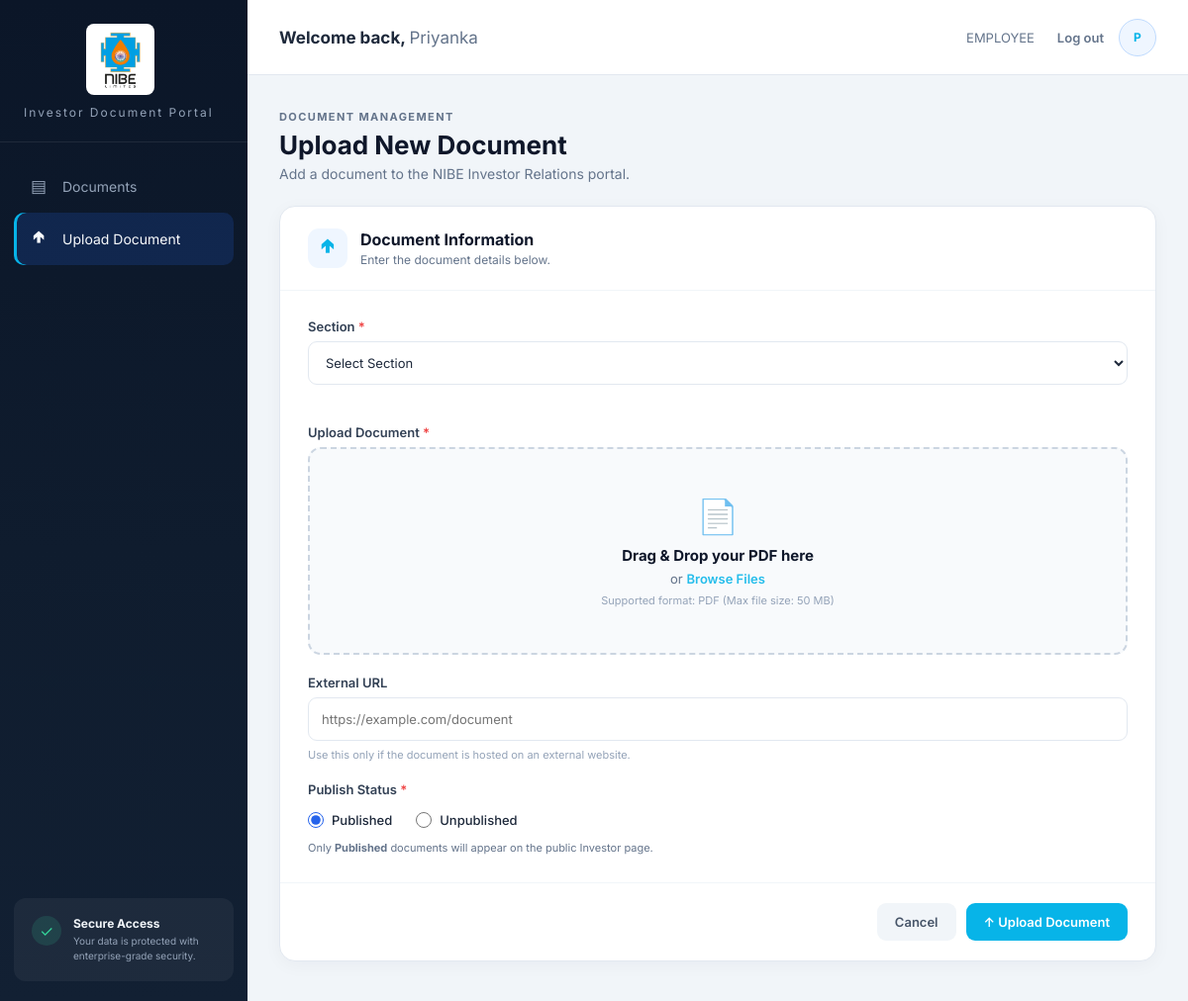
Before: /upload/ (signed in) with the older database file.
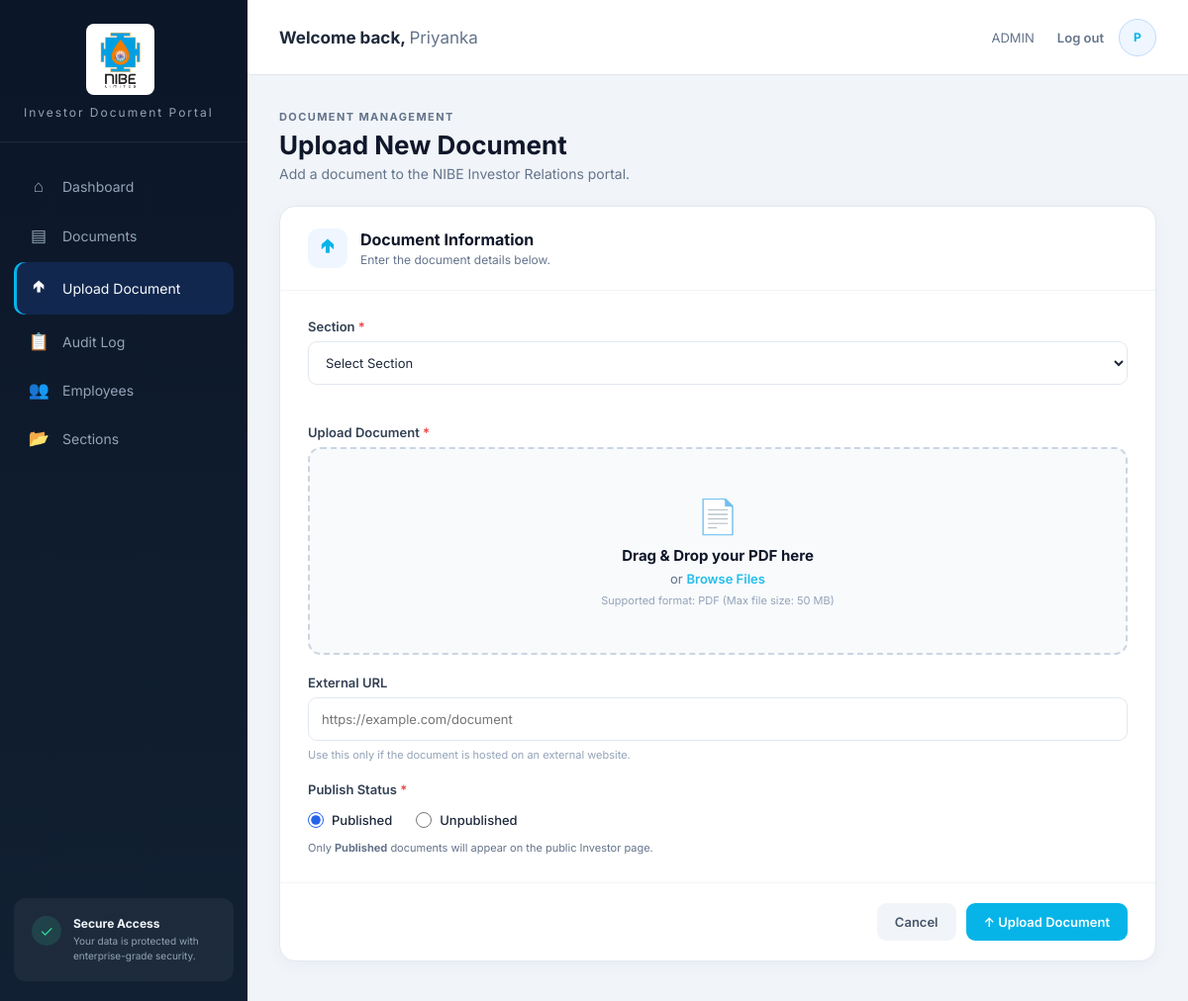
After: the same page with the newer database file.
### investors/models.py (models this page shows, shortened)
class Profile(models.Model):
    ROLE_CHOICES = (
        ('ADMIN', 'Admin'),         # Full power (manage employees + documents)
        ('EMPLOYEE', 'Employee'),   # Can upload / edit / delete documents
        ('CLIENT', 'Client'),       # Outside user (currently no dashboard access)
    )
    user = models.OneToOneField(
        User,
        on_delete=models.CASCADE,
        related_name='profile'
    )
    role = models.CharField(
        max_length=20,
        choices=ROLE_CHOICES,
        default='EMPLOYEE'          # New users are Employee by default
    )
    phone = models.CharField(max_length=15, blank=True, null=True)
    department = models.CharField(max_length=100, blank=True, null=True)
    created_at = models.DateTimeField(auto_now_add=True)

### investors/views.py (the view)
# urls.py: path("upload/", views.upload_view, name="upload"),
@login_required
def upload_view(request):
    context = get_dashboard_context(request, "upload")
    return render(request, "dashboard/upload.html", context)

### investors/views.py (called while the page is built)
def get_dashboard_context(request, active_tab):
    user = request.user
    if not hasattr(user, 'profile'):
        from .models import Profile
        Profile.objects.create(user=user, role='EMPLOYEE')
    role = user.profile.role
    is_admin = role == "ADMIN"
    if active_tab in ["dashboard", "audit_log", "employees", "sections"] and not is_admin:
        return None  # caller will redirect
    display_name = user.get_full_name() or user.username
    initials = "".join([n[0] for n in display_name.split()[:2]]).upper() or "U"
    return {
        "active_tab": active_tab,
        "is_admin": is_admin,
        "user_role": role,
        "display_name": display_name,
        "username": user.username,
        "user_initials": initials,
    }

### templates/dashboard/upload.html (shortened to what this page needs)
{% extends "dashboard/base_dashboard.html" %}
{% load static %}
{% block content %}
<section id="uploadPage" class="page-section">
    <div class="page-heading">
        <div>
            <span class="welcome-label">DOCUMENT MANAGEMENT</span>
            <h2>Upload New Document</h2>
            <p>Add a document to the NIBE Investor Relations portal.</p>
        </div>
    </div>
    <div class="upload-card">
        <form id="documentUploadForm" enctype="multipart/form-data">
            <div class="upload-card-header">
                <div class="upload-header-icon">🢁</div>
                <div>
                    <h3>Document Information</h3>
                    <p>Enter the document details below.</p>
                </div>
            </div>
            <div class="form-grid">
                <div class="form-group full-width">
                    <label for="section">
                        Section <span>*</span>
                    </label>
                    <select id="section" name="section" required>
                        <option value="">Select Section</option>
                    </select>
                </div>
                <div class="form-group full-width">
                    <label>
                        Upload Document <span>*</span>
                    </label>
                    <div class="upload-dropzone" id="dropZone">
                        <div class="upload-file-icon">📄</div>
                        <h4>Drag & Drop your PDF here</h4>
                        <p>
                            or
                            <label for="documentFile" class="browse-link">Browse Files</label>
                        </p>
                        <small>Supported format: PDF (Max file size: 50 MB)</small>
                    </div>
                </div>
                <div class="form-group full-width">
                    <label for="external_url">External URL</label>
                    <input type="url"
                           id="external_url"
                           name="external_url"
                           placeholder="https://example.com/document">
                    <small>
                        Use this only if the document is hosted on an external website.
                    </small>
                </div>
                <div class="form-group full-width">
                    <label>
                        Publish Status <span>*</span>
                    </label>
                    <div style="display: flex; gap: 24px; margin-top: 8px; align-items: center;">
                        <label style="display: flex; align-items: center; gap: 8px; cursor: pointer; font-weight: 500; color: #1e293b;">
                            <input type="radio" name="published" value="true" checked
                                   style="width: 16px; height: 16px; accent-color: #2563eb;">
                            Published
                        </label>
                        <label style="display: flex; align-items: center; gap: 8px; cursor: pointer; font-weight: 500; color: #1e293b;">
                            <input type="radio" name="published" value="false"
                                   style="width: 16px; height: 16px; accent-color: #2563eb;">
                            Unpublished
                        </label>
                    </div>
                    <small style="display: block; margin-top: 6px; color: #64748b;">
                        Only <strong>Published</strong> documents will appear on the public Investor page.
                    </small>
                </div>
            </div>
            <div class="form-actions">
                <button type="button" class="secondary-button" id="cancelUploadButton">
                    Cancel
                </button>
                <button type="submit" class="primary-button" id="uploadDocumentButton">
                    ↑ Upload Document
                </button>
            </div>
        </form>
    </div>
</section>
{% endblock %}

### templates/dashboard/base_dashboard.html (shortened to what this page needs)
{% load static %}
<!DOCTYPE html>
<html lang="en">
<head>
    <link rel="stylesheet" href="{% static 'css/Investor_Dashboard.css' %}">
</head>
<body>
<div class="dashboard-wrapper">
    <aside class="sidebar">
        <div class="sidebar-logo">
            <div class="logo-text">
                <img class="logo-mark-img"
                     src="{% static 'Nibe Limited Logo/NIBE Group Logo.png' %}"
                     alt="NIBE Limited logo">
            </div>
            <div class="logo-sub">Investor Document Portal</div>
        </div>
        <nav class="sidebar-navigation">
            {% if is_admin %}
            <a href="{% url 'dashboard' %}"
               class="menu-item {% if active_tab == 'dashboard' %}active{% endif %}">
                <span class="menu-icon">⌂</span>
                <span>Dashboard</span>
            </a>
            {% endif %}
            <a href="{% url 'documents' %}"
               class="menu-item {% if active_tab == 'documents' %}active{% endif %}">
                <span class="menu-icon">▤</span>
                <span>Documents</span>
            </a>
            <a href="{% url 'upload' %}"
               class="menu-item {% if active_tab == 'upload' %}active{% endif %}">
                <span class="menu-icon">🢁</span>
                <span>Upload Document</span>
            </a>
            {% if is_admin %}
            <a href="{% url 'audit_log' %}"
               class="menu-item {% if active_tab == 'audit_log' %}active{% endif %}">
                <span class="menu-icon">📋</span>
                <span>Audit Log</span>
            </a>
            <a href="{% url 'employees' %}"
               class="menu-item {% if active_tab == 'employees' %}active{% endif %}">
                <span class="menu-icon">👥</span>
                <span>Employees</span>
            </a>
            <a href="{% url 'sections' %}"
               class="menu-item {% if active_tab == 'sections' %}active{% endif %}">
                <span class="menu-icon">📂</span>
                <span>Sections</span>
            </a>
            {% endif %}
        </nav>
        <div class="sidebar-secure">
            <div class="secure-icon">✓</div>
            <div class="secure-text">
                <strong>Secure Access</strong>
                <span>Your data is protected with<br>enterprise-grade security.</span>
            </div>
        </div>
    </aside>
    <main class="main-content">
        <header class="top-header">
            <div class="header-left">
                <h1>
                    Welcome back,
                    <span class="muted">{{ display_name|default:user.username|default:"User" }}</span>
                </h1>
            </div>
            <div class="header-right">
                <span style="font-size: 13px; color: #64748b; margin-right: 8px;">
                    {% if user_role %}{{ user_role }}{% endif %}
                </span>
                <a href="{% url 'dashboard_logout' %}" class="logout-btn">Log out</a>
                <div class="header-avatar" title="{{ username|default:user.username }}">
                    {{ user_initials|default:"U" }}
                </div>
            </div>
        </header>
        {% block content %}{% endblock %}
    </main>
</div>
</body>
</html>

Changed rows visible on the page:
changed Profile: role "EMPLOYEE" → "ADMIN"
Other visible differences:
text now shown: "⌂ Dashboard 📋 Audit Log 👥 Employees 📂 Sections"
